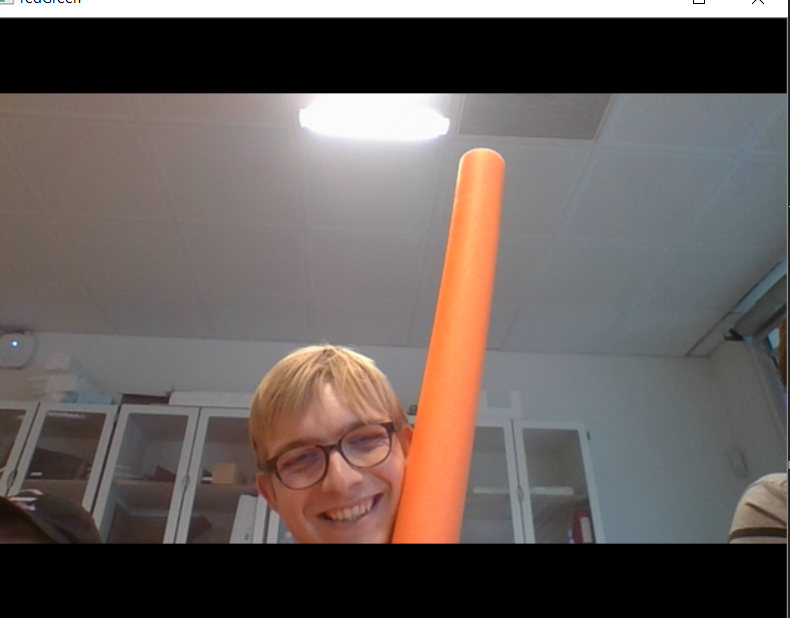
#> input picture AI/nudel.png, 790 x 618 px
$ python rotate.py   (older library calls are emulated)
#> lines starting #> are read from the running program, lines starting #| are printed output that depends on the picture; after the words box and inside, x2 and y2 are one past the last pixel; in counts of white or black regions, pixels touching at a corner belong together
#> further down, frame is the input picture: shape (618, 790, 3); mean B, G, R 88.7, 91.9, 100.7
### AI/funk.py
import cv2, funk
import numpy as np
import math as M
from PIL import Image, ImageTk

# [6 lines left out: function cv2tk, not called in this run]

def rotate_point(point,angle,center):
    rad = M.radians(angle)

    s = M.sin(rad)
    c = M.cos(rad)

    npx = point[0] - center[0]
    npy = point[1] - center[1]

    xnew = npx * c - (npy * s)
    ynew = npx * s - (npy * c)

    point_new = (xnew + center[0], ynew + center[1])

    return point_new

def remove_isolated_pixels(image):
    connectivity = 8

    output = cv2.connectedComponentsWithStats(image, connectivity, cv2.CV_32S)
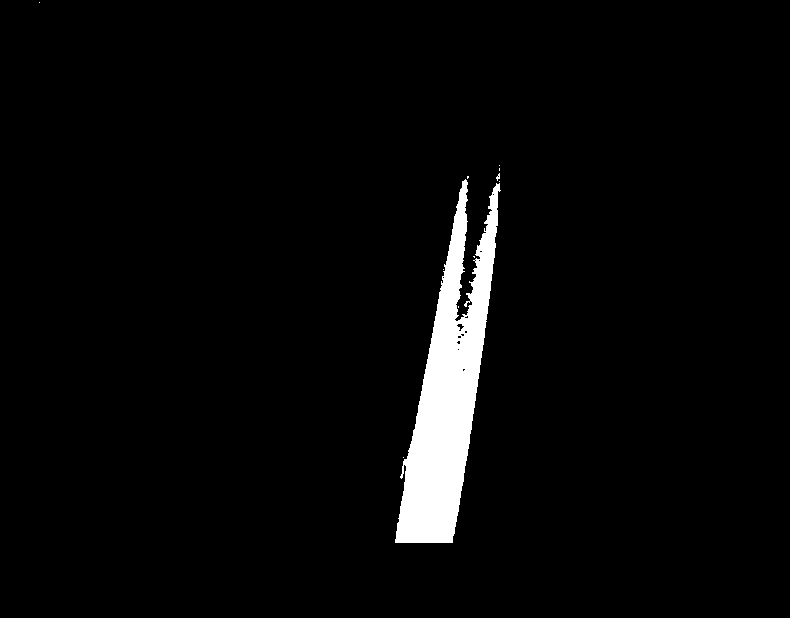
#> image: shape (618, 790); 3.5% white; 11 white regions (10 under 20 px), largest, box (x1, y1, x2, y2) and area: (395, 179, 501, 543) 16834

    num_stats = output[0]
#> num_stats = 12
    labels = output[1]
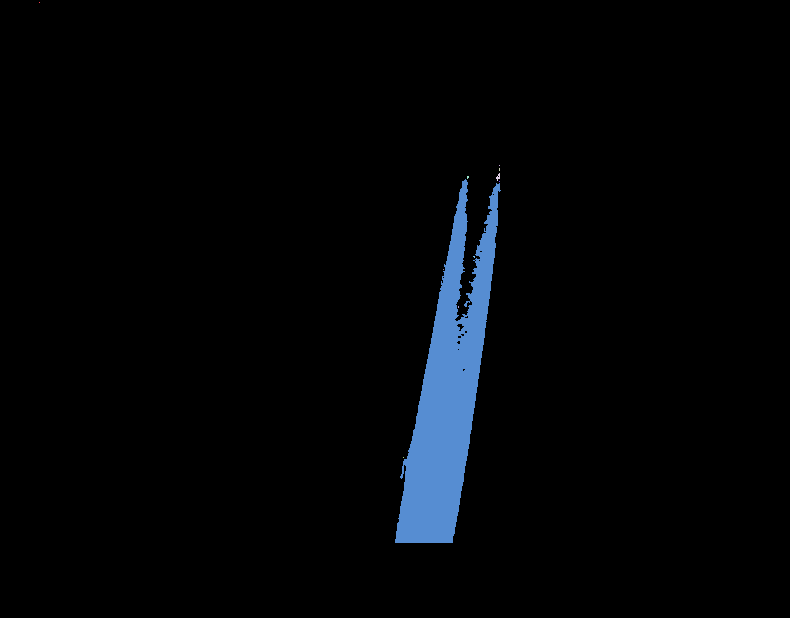
#> labels: shape (618, 790) int32; 12 distinct labels, from 0 to 11; one colour per label, 0 black
    stats = output[2]
#> stats = [[0, 0, 790, 618, 471351], [39, 2, 1, 1, 1], [499, 165, 1, 1, 1], [499, 168, 1, 3, 3], [496, 173, 4, 8, 17], [467, 176, 2, 3, 5], [395, 179, 106, 364, 16834], [499, 181, 1, 1, 1], [473, 256, 2, 2, 3], [443, 269, 1, 1, 1], [458, 306, 1, 2, 2], [403, 457, 1, 1, 1]]

    new_image = image.copy()

    for label in range(num_stats):
        if stats[label,cv2.CC_STAT_AREA] == 1:
            new_image[labels == label] = 0

    return new_image

def crop_minAreaRect(img, rect):

    # rotate img
    angle = rect[2]
    rows, cols = img.shape[0], img.shape[1]
    M = cv2.getRotationMatrix2D((cols / 2, rows / 2), angle, 1)
    img_rot = cv2.warpAffine(img, M, (cols, rows))

    # rotate bounding box
    rect0 = (rect[0], rect[1], 0.0)
    box = cv2.boxPoints(rect)
    pts = np.int0(cv2.transform(np.array([box]), M))[0]
    pts[pts < 0] = 0

    # crop
    img_crop = img_rot[pts[1][1]:pts[0][1],
                       pts[1][0]:pts[2][0]]

    return img_crop

def findContour(img): #kun en dimension i billedet
    rect_kernel = cv2.getStructuringElement(cv2.MORPH_RECT, (5, 30))
    threshed = cv2.morphologyEx(img, cv2.MORPH_CLOSE, rect_kernel)
#> threshed: shape (618, 790); 3.6% white; 1 white region

    sx = cv2.Sobel(threshed,cv2.CV_32F,1,0)
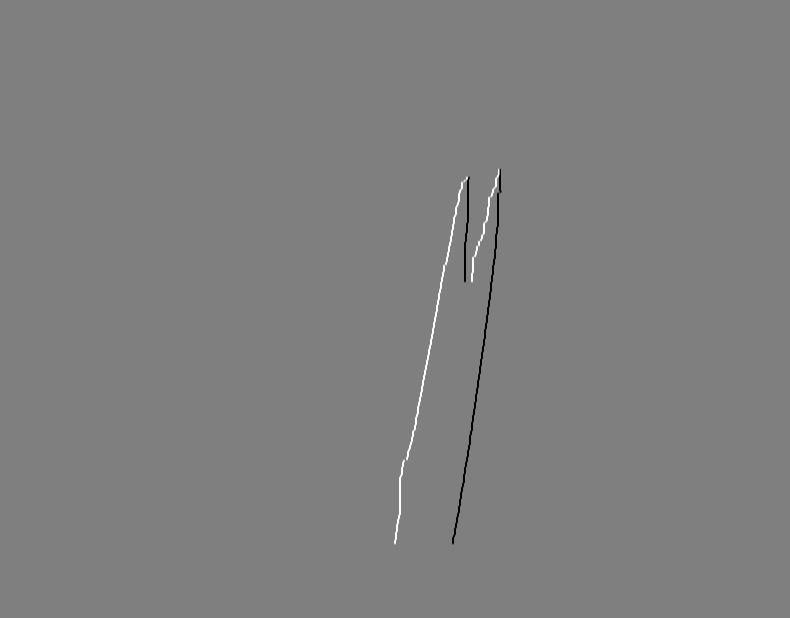
#> sx: shape (618, 790) float32; min -1020, max 1020, mean 0; drawn with min black and max white
    sy = cv2.Sobel(threshed,cv2.CV_32F,0,1)
    m = cv2.magnitude(sx,sy)
    m = cv2.normalize(m,None,0.,255.,cv2.NORM_MINMAX,cv2.CV_8U)

    contours, _ = cv2.findContours(m, cv2.RETR_EXTERNAL, cv2.CHAIN_APPROX_NONE)
#> contours = 1 contour; box (x1, y1, x2, y2) and area: (394, 168, 502, 545) 18342

    if contours != []:
        return contours[0]
    else:
        return []

# [41 lines left out: functions findContours, rotate_image, not called in this run]

### AI/rotate.py
import cv2, funk
import numpy as np
import math as M

frame = cv2.imread("nudel.png")
black_image = np.zeros(shape=frame.shape, dtype=np.uint8)
absolute = funk.remove_isolated_pixels(cv2.inRange(frame, np.array([0,83,212]) , np.array([100,242,255])))

contour = funk.findContour(absolute)
#> contour = contour of 1040 points, box (x1, y1, x2, y2) (394, 168, 502, 545), area 18342

rect = cv2.minAreaRect(contour)
#> rect = ((450.9, 356.6), (387.9, 65.3), -81.03)
box = np.int0(cv2.boxPoints(rect))
#> box = [[452, 553], [388, 543], [448, 159], [513, 170]]
cv2.drawContours(black_image, [box], 0, (0,255,0), 2)

cropped = funk.crop_minAreaRect(absolute, rect)
#> in crop_minAreaRect, `angle = rect[2]`: angle = -81.03
#> in crop_minAreaRect, `M = cv2.getRotationMatrix2D((cols / 2, rows / 2), angle, 1)`: M = [[0.156, -0.988, 638.6], [0.988, 0.156, -129.4]]
#> in crop_minAreaRect, `img_rot = cv2.warpAffine(img, M, (cols, rows))`:
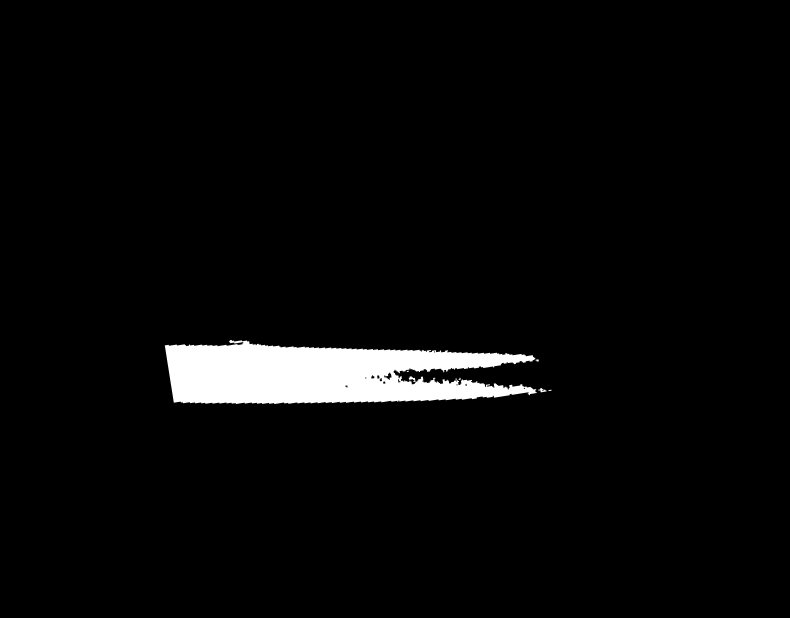
#> img_rot: shape (618, 790); min 0, max 255, mean 8.8
#> in crop_minAreaRect, `rect0 = (rect[0], rect[1], 0.0)`: rect0 = ((450.9, 356.6), (387.9, 65.3), 0)
#> in crop_minAreaRect, `box = cv2.boxPoints(rect)`: box = [[452.9, 553.3], [388.4, 543.1], [448.9, 159.9], [513.4, 170.1]]
#> in crop_minAreaRect, `pts = np.int0(cv2.transform(np.array([box]), M))[0]`: pts = [[162, 404], [162, 338], [550, 338], [550, 404]]
#> in crop_minAreaRect, `img_crop = img_rot[pts[1][1]:pts[0][1], pts[1][0]:pts[2][0]]`:
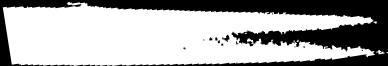
#> img_crop: shape (66, 388); min 0, max 255, mean 167.9

height, width = cropped.shape
#> height = 66; width = 388

boundsArray = []
ssw = 1/8*width
#> ssw = 48.5

for i in range(8):
    sliceImage = cropped[0:height,int(ssw*i):int(ssw*(i+1))]
    ix, iy, iw, ih = cv2.boundingRect(sliceImage)

    cx = ssw*i+ix+(iw/2)
    cy = iy+(ih/2)

    rotation_center = (width/2, height/2)

    p = funk.rotate_point((cx,cy),rect[2],rotation_center)
    p_shift = int(p[0]+rect[0][0]-width/2),int(p[1]+rect[0][1]-height/2)

    cv2.circle(black_image, (p_shift), 2, (0,255,0))
#> this loop made 8 passes
#> (ix, iy, iw, ih, cx, cy, p, p_shift) on passes 1 to 8: (2, 6, 46, 60, 25, 36, (170.6, 199.5), (427, 523)), (0, 1, 49, 65, 73, 33.5, (175.6, 152.4), (432, 476)), (0, 6, 48, 60, 121, 36, (185.6, 104.6), (442, 428)), (0, 9, 49, 57, 170, 37.5, (194.7, 56), (451, 379)), (0, 10, 48, 55, 218, 37.5, (202.2, 8.59), (459, 332)), (0, 11, 49, 53, 267, 37.5, (209.8, -39.81), (466, 283)), (0, 14, 48, 48, 315, 38, (217.8, -87.3), (474, 236)), (0, 15, 49, 44, 364, 37, (224.5, -135.5), (481, 188))
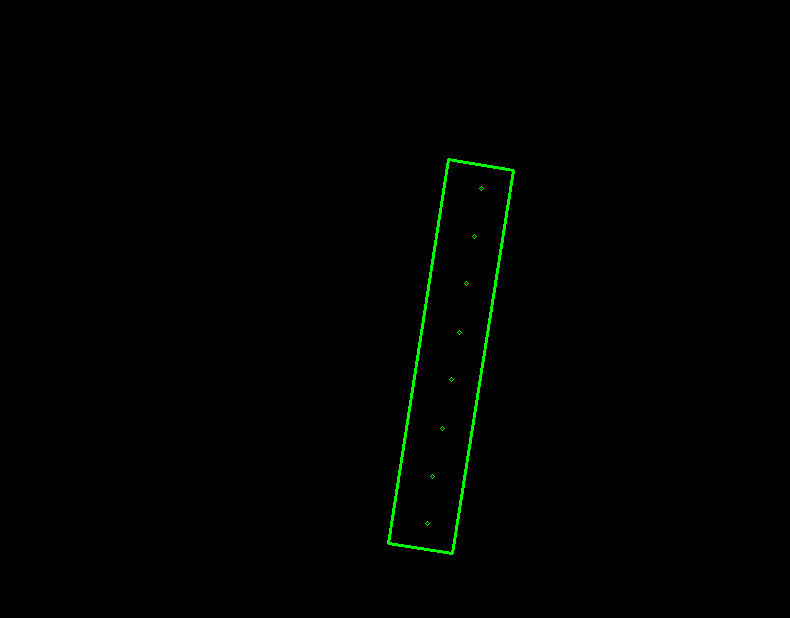
#> black_image: shape (618, 790, 3); mean of channels 0, 1, 2 0, 1.4, 0; drawn as B, G, R

while(True):
    #cv2.imshow("n", cropped)
    cv2.imshow("new", cv2.addWeighted(black_image,0.5,frame,0.5,0))
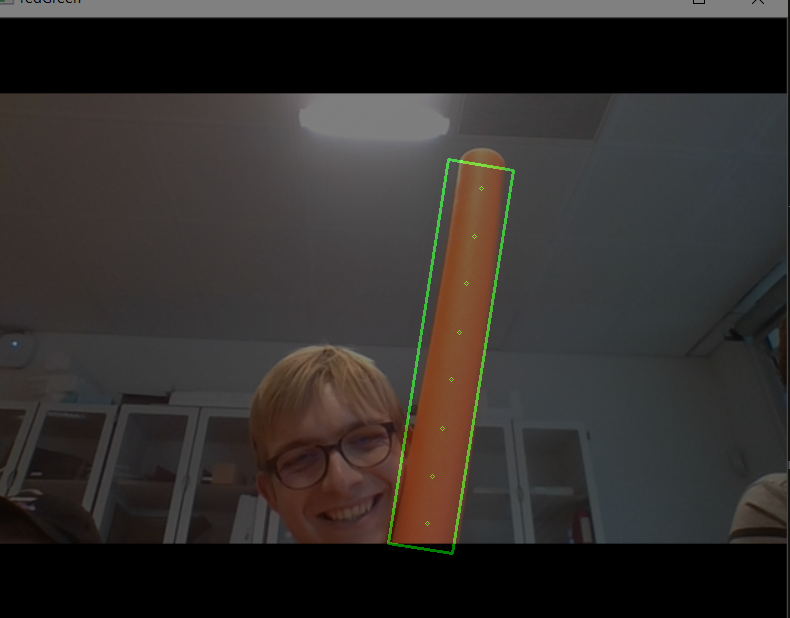
#> window 'new': shape (618, 790, 3); mean B, G, R 44.4, 46.7, 50.4
    if cv2.waitKey(1) & 0xFF == ord('q'):
#> (key q is pressed here)
        break

cv2.destroyAllWindows()
